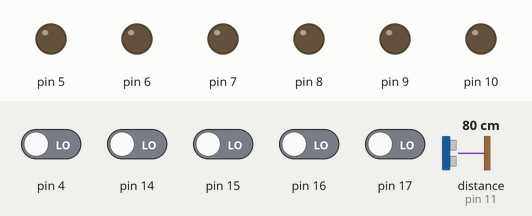
This sketch was run on a simulated Arduino Uno, built with avr-gcc and run on an emulated ATmega328P. Parts: output pins drawn as LEDs (lit = HIGH). Inputs (shaded band) come from the test bench; at power-on: pin 4, pin 14–17 LOW, distance to the obstacle (sensor on pin 11) 80 cm. The echo pulse lasts 58.3 µs per cm; what the sketch prints to the serial monitor is not drawn.

Above: at 1.2 s.
1.3 s: pin 4 driven HIGH
At 2.5 s:
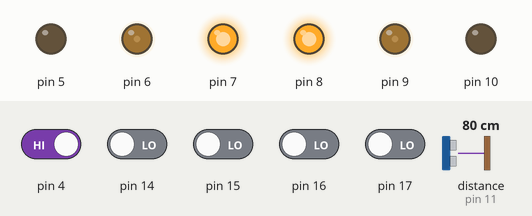
2.8 s: pin 14 driven HIGH
At 3.2 s:
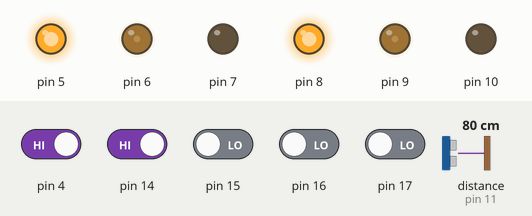
4.3 s: distance to the obstacle (sensor on pin 11) set to 11 cm
5.8 s: distance to the obstacle (sensor on pin 11) set to 8 cm
At 7.4 s:
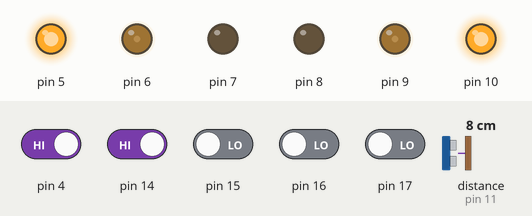
8.3 s: distance to the obstacle (sensor on pin 11) set to 18 cm
At 10.0 s:
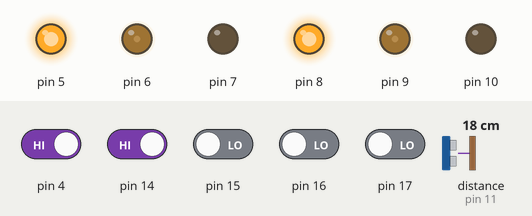
10.3 s: distance to the obstacle (sensor on pin 11) set to 2 cm
At 11.1 s:
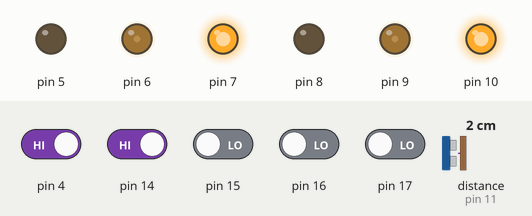
Timing chart, 0 to 13.8 s (numbered marks = the images above; inputs shaded):
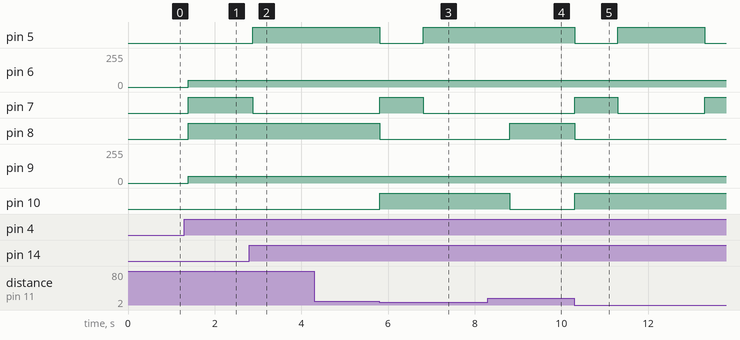

Measured:
- the behaviour switches between 10 and 9 cm on distance to the obstacle (sensor on pin 11) (found by bisection; images 2 and 3)
- after the input at 1.3 s, pin 6: 0/255 → 50/255 after 0.09 s; pin 7, pin 8: LOW → HIGH after 0.09 s; pin 9: 0/255 → 49/255 after 0.09 s
- after the input at 2.8 s, pin 5: LOW → HIGH after 0.08 s; pin 6: 50/255 → 49/255 after 0.08 s; pin 7: HIGH → LOW after 0.08 s
- after the input at 5.8 s, pin 5: HIGH → LOW at once, → HIGH 1.0 s later; pin 6: 49/255 → 50/255 at once, → 49/255 1.0 s later; pin 7: LOW → HIGH at once, → LOW 1.0 s later; pin 8: HIGH → LOW at once; pin 9: 49/255 → 50/255 at once
- after the input at 8.3 s, pin 5: stays HIGH (without the input it goes to LOW after 0.51 s); pin 6: stays 49/255 (without the input it goes to 50/255 after 0.51 s); pin 7: stays LOW (without the input it goes to HIGH after 0.51 s); pin 8: LOW → HIGH after 0.51 s; pin 9: 50/255 → 49/255 after 0.51 s
- after the input at 10.3 s, pin 5: HIGH → LOW at once, → HIGH 1.0 s later, → LOW 2.0 s later; pin 6: 49/255 → 50/255 at once, → 49/255 1.0 s later, → 50/255 2.0 s later; pin 7: LOW → HIGH at once, → LOW 1.0 s later, → HIGH 2.0 s later; pin 8: HIGH → LOW at once; pin 9: 49/255 → 50/255 at once

The sketch:

driving_by_sonar.ino
```cpp
//Make sure the dip switches are turned ON, and none of your shields are using pins A0,A1,A2,A3 or D4

#include <Shieldbot.h>	//includes the Shieldbot Library
#include <NewPing.h>

#define TRIGGER_PIN  12  // Arduino pin tied to trigger pin on the ultrasonic sensor.
#define ECHO_PIN     11  // Arduino pin tied to echo pin on the ultrasonic sensor.
#define MAX_DISTANCE 300 // Maximum distance we want to ping for (in centimeters). Maximum sensor distance is rated at 400-500cm.

NewPing sonar(TRIGGER_PIN, ECHO_PIN, MAX_DISTANCE); // NewPing setup of pins and maximum distance.


Shieldbot shieldbot = Shieldbot();	//decares a Shieldbot object
int S1,S2,S3,S4,S5;	//values to store state of sensors

void setup(){
  Serial.begin(115200);//Begin serial comm for debugging
  shieldbot.setMaxSpeed(50,50);//255 is max, if one motor is faster than another, adjust values
}

void loop(){

//  delay(400);
  unsigned int uS = sonar.ping(); // Send ping, get ping time in microseconds (uS).
  Serial.print("Ping: ");
  int distance = uS / US_ROUNDTRIP_CM;
  Serial.print(distance); // Convert ping time to distance in cm and print result (0 = outside set distance range)
  Serial.println("cm");

  //Read all the sensors
  S1 = shieldbot.readS1();
  S2 = shieldbot.readS2();
  S3 = shieldbot.readS3();
  S4 = shieldbot.readS4();
  S5 = shieldbot.readS5();

  //Print the status of each sensor to the Serial console
  Serial.print("S5: ");
  Serial.print(S5);
  Serial.print(" S4: ");
  Serial.print(S4);
  Serial.print(" S3: ");
  Serial.print(S3);
  Serial.print(" S2: ");
  Serial.print(S2);
  Serial.print(" S1: ");
  Serial.print(S1);
  Serial.println();

  //Note about IR sensors
  //if a sensor sees HIGH, it means that it just sees a reflective surface background(ex. whie)
  //if a sensor sees LOW, it means that it sees a non-reflective surface or empty space (ex. black tape line, or empty space off ledge)

  if(S1 == HIGH && S5 == HIGH){	//if the two outer IR line sensors see background, go forward
   if (distance < 10 && distance > 0)
    {
        Serial.println("avoid");
        shieldbot.backward();
        delay(1000);
        shieldbot.drive(-128,127);
        delay(2000);
    }
    else
      {
        shieldbot.forward();
        Serial.println("Forward");
      }

  }else if(S1 == LOW && S5 == LOW){	//if either of the two outer IR line sensors see empty space (like edge of a table) stop moving
    shieldbot.stop();
	Serial.println("Stop");
    delay(100);
  }else if((S1 == LOW) || (S2 == LOW)){	//if the two most right IR line sensors see black tape, turn right
    shieldbot.drive(127,-128);// to turn right, left motor goes forward and right motor backward
	Serial.println("Right");
    delay(100);
  }else if((S5 == LOW) || (S4 == LOW)){	//if either of the two most left IR line sensors see black , turn left
    shieldbot.drive(-128,127);// to turn right, left motor goes backward and right motor forward
	Serial.println("Left");
    delay(100);
  }else	//otherwise just go forward
  {
    if (distance < 10)
    {
      shieldbot.forward();
    }
    else
      {
        shieldbot.backward();
        delay(300);
        shieldbot.drive(-128,127);
        delay(300);
      }
  }
}
```
